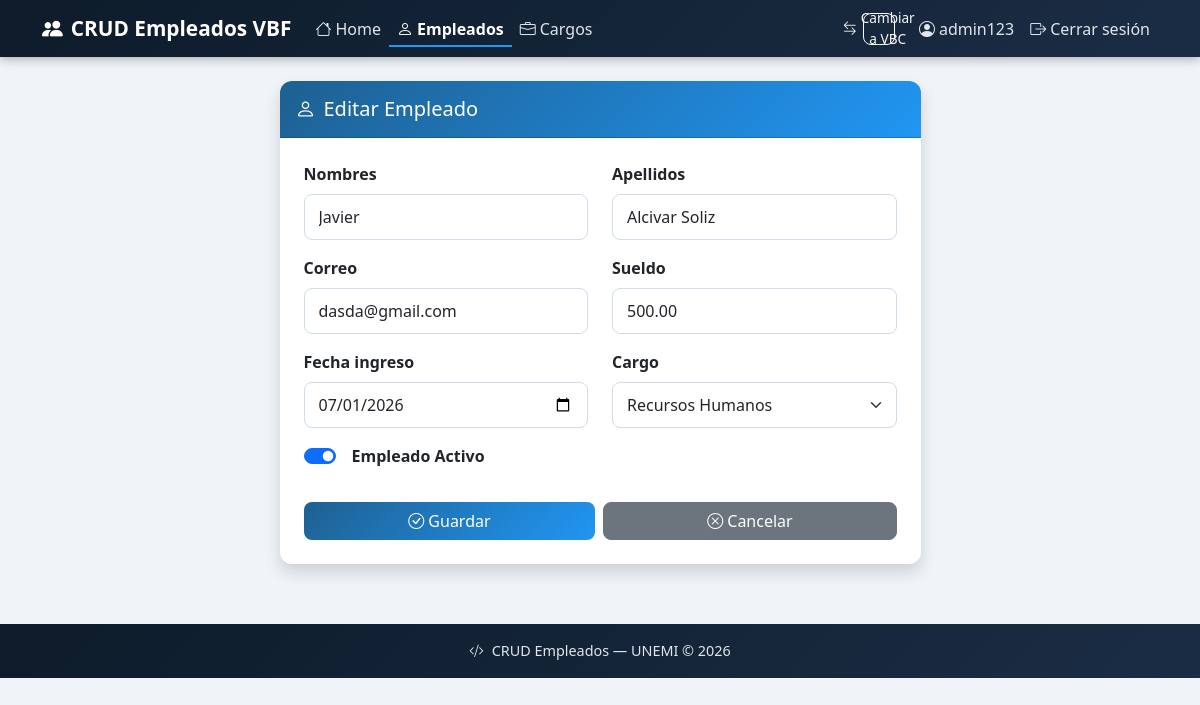
The app's page /empleados/editar/1/ (signed in) with its own data.
### empleados/models.py (models this page shows, shortened)
class Empleado(models.Model):
    nombres = models.CharField(max_length=100)
    apellidos = models.CharField(max_length=100)
    correo = models.EmailField()
    sueldo = models.DecimalField(max_digits=10, decimal_places=2)
    fecha_ingreso = models.DateField()
    cargo = models.ForeignKey(Cargo, on_delete=models.CASCADE)
    activo = models.BooleanField(default=True)

### empleados/views.py (the view)
# urls.py: path('empleados/editar/<int:pk>/', views.empleado_editar, name='empleado_editar'),
@login_required
def empleado_editar(request, pk):
    empleado = get_object_or_404(Empleado, pk=pk)
    form = EmpleadoForm(request.POST or None, instance=empleado)
    if form.is_valid():
        form.save()
        messages.success(request, f'Empleado "{empleado.nombres}" actualizado exitosamente.')
        return redirect('empleado_lista')
    return render(request, 'empleados/empleado_form.html', {'form': form, 'titulo': 'Editar Empleado'})

### empleados/forms.py (shortened to what this page needs)
class EmpleadoForm(forms.ModelForm):
    class Meta:
        model = Empleado
        fields = ['nombres', 'apellidos', 'correo', 'sueldo', 'fecha_ingreso', 'cargo', 'activo']
        widgets = {
            'nombres': forms.TextInput(attrs={'class': 'form-control'}),
            'apellidos': forms.TextInput(attrs={'class': 'form-control'}),
            'correo': forms.EmailInput(attrs={'class': 'form-control'}),
            'sueldo': forms.NumberInput(attrs={'class': 'form-control'}),
            'fecha_ingreso': forms.DateInput(attrs={'class': 'form-control', 'type': 'date'}, format='%Y-%m-%d'),
            'cargo': forms.Select(attrs={'class': 'form-select'}),
            'activo': forms.CheckboxInput(attrs={'class': 'form-check-input'}),
        }
    def __init__(self, *args, **kwargs):
        super().__init__(*args, **kwargs)
        if self.instance.pk and self.instance.fecha_ingreso:
            self.initial['fecha_ingreso'] = self.instance.fecha_ingreso.strftime('%Y-%m-%d')

### empleados/models.py (called while the page is built)
    def __str__(self):
        return self.nombre

### empleados/templates/empleados/empleado_form.html (shortened to what this page needs)
{% extends 'empleados/base.html' %}
{% block content %}
<div class="row justify-content-center">
    <div class="col-md-7">
        <div class="card shadow">
            <div class="card-header py-3">
                <h5 class="mb-0"><i class="bi bi-person me-2"></i>{{ titulo }}</h5>
            </div>
            <div class="card-body p-4">
                <form method="POST">
                    <div class="row">
                        {% for field in form %}
                        {% if field.name == 'activo' %}
                        <div class="col-12 mb-3">
                            <div class="form-check form-switch">
                                {{ field }}
                                <label class="form-check-label fw-semibold ms-2" for="{{ field.id_for_label }}">
                                    Empleado Activo
                                </label>
                            </div>
                        </div>
                        {% else %}
                        <div class="col-md-6 mb-3">
                            <label class="form-label fw-semibold">{{ field.label }}</label>
                            {{ field }}
                        </div>
                        {% endif %}
                        {% endfor %}
                    </div>
                    <div class="d-flex gap-2 mt-3">
                        <button type="submit" class="btn btn-primary w-100">
                            <i class="bi bi-check-circle me-1"></i>Guardar
                        </button>
                        <a href="{% url 'empleado_lista' %}" class="btn btn-secondary w-100">
                            <i class="bi bi-x-circle me-1"></i>Cancelar
                        </a>
                    </div>
                </form>
            </div>
        </div>
    </div>
</div>
{% endblock %}

### empleados/templates/empleados/base.html (shortened to what this page needs)
{% load static %}
<!DOCTYPE html>
<html lang="es">
<head>
    <link href="https://cdn.jsdelivr.net/npm/bootstrap@5.3.0/dist/css/bootstrap.min.css" rel="stylesheet">
    <link href="https://cdn.jsdelivr.net/npm/bootstrap-icons@1.11.0/font/bootstrap-icons.css" rel="stylesheet">
    <link rel="stylesheet" href="{% static 'empleados/css/styles.css' %}">
</head>
<body>
    <nav class="navbar navbar-expand-lg navbar-dark">
        <div class="container">
            <a class="navbar-brand" href="{% url 'home' %}">
                <i class="bi bi-people-fill me-2"></i>CRUD Empleados VBF
            </a>
            <div class="collapse navbar-collapse" id="navbarNav">
                <ul class="navbar-nav me-auto">
                    <li class="nav-item">
                        <a class="nav-link {% if request.resolver_match.url_name == 'home' %}active fw-bold{% endif %}" href="{% url 'home' %}">
                            <i class="bi bi-house me-1"></i>Home
                        </a>
                    </li>
                    <li class="nav-item">
                        <a class="nav-link {% if 'empleado' in request.resolver_match.url_name %}active fw-bold{% endif %}" href="{% url 'empleado_lista' %}">
                            <i class="bi bi-person me-1"></i>Empleados
                        </a>
                    </li>
                    <li class="nav-item">
                        <a class="nav-link {% if 'cargo' in request.resolver_match.url_name %}active fw-bold{% endif %}" href="{% url 'cargo_lista' %}">
                            <i class="bi bi-briefcase me-1"></i>Cargos
                        </a>
                    </li>
                </ul>
                <ul class="navbar-nav ms-auto align-items-center">
                    <li class="nav-item">
                        <a class="btn btn-outline-light btn-sm me-3" href="{% url 'vbc_empleado_lista' %}">
                            <i class="bi bi-arrow-left-right me-1"></i>Cambiar a VBC
                        </a>
                    </li>
                    <li class="nav-item">
                        <a class="nav-link" href="{% url 'perfil' %}">
                            <i class="bi bi-person-circle me-1"></i>{{ request.user.username }}
                        </a>
                    </li>
                    <li class="nav-item">
                        <a class="nav-link" href="{% url 'logout' %}">
                            <i class="bi bi-box-arrow-right me-1"></i>Cerrar sesión
                        </a>
                    </li>
                </ul>
            </div>
        </div>
    </nav>
    <div class="container mt-4">
        {% block content %}{% endblock %}
    </div>
    <footer>
        <p class="mb-0"><i class="bi bi-code-slash me-2"></i>CRUD Empleados — UNEMI © 2026</p>
    </footer>
</body>
</html>

### empleados/static/empleados/css/styles.css (style rules this page uses)
:root { --azul-oscuro: #0d1b2a; --azul-medio: #1b2d45; --azul-acento: #1e6091; --azul-claro: #2196f3; --texto-claro: #e0e6ed; }
body { background-color: #f0f4f8; font-family: 'Segoe UI', sans-serif; }
.navbar { background: linear-gradient(135deg, var(--azul-oscuro), var(--azul-medio)) !important; box-shadow: 0 2px 10px rgba(0,0,0,0.3); }
.navbar-brand { font-weight: 700; font-size: 1.3rem; color: white !important; }
.nav-link { color: var(--texto-claro) !important; transition: color 0.2s; }
.card { border: none; border-radius: 12px; box-shadow: 0 4px 15px rgba(0,0,0,0.08); }
.card-header { border-radius: 12px 12px 0 0 !important; background: linear-gradient(135deg, var(--azul-acento), var(--azul-claro)); color: white; font-weight: 600; }
.btn-primary { background: linear-gradient(135deg, var(--azul-acento), var(--azul-claro)); border: none; border-radius: 8px; font-weight: 500; transition: transform 0.2s, box-shadow 0.2s; }
.btn-secondary { border-radius: 8px; font-weight: 500; }
.form-control, .form-select { border-radius: 8px; border: 1px solid #d0dce8; padding: 10px 14px; transition: border-color 0.2s, box-shadow 0.2s; }
footer { background: linear-gradient(135deg, var(--azul-oscuro), var(--azul-medio)); color: var(--texto-claro); text-align: center; padding: 16px; margin-top: 60px; font-size: 0.9rem; }
.navbar .nav-link.active { color: white !important; border-bottom: 2px solid var(--azul-claro); padding-bottom: 4px; }
.btn-sm { border-radius: 6px; padding: 4px 10px; font-size: 0.8rem; font-weight: 500; }
.btn-sm { width: 32px; height: 32px; padding: 0; display: inline-flex; align-items: center; justify-content: center; border-radius: 8px; font-size: 0.85rem; transition: all 0.2s; }

### records on screen
Empleado: form "Javier" "Alcivar Soliz" "dasda@gmail.com" "500.00" "07/01/2026" "Recursos Humanos", form "☑"

### other values on screen
{{ request.user.username }} "admin123"
{{ titulo }} "Editar Empleado"
{{ field.label }} "Nombres" "Apellidos" "Correo" "Sueldo" "Fecha ingreso" "Cargo"
